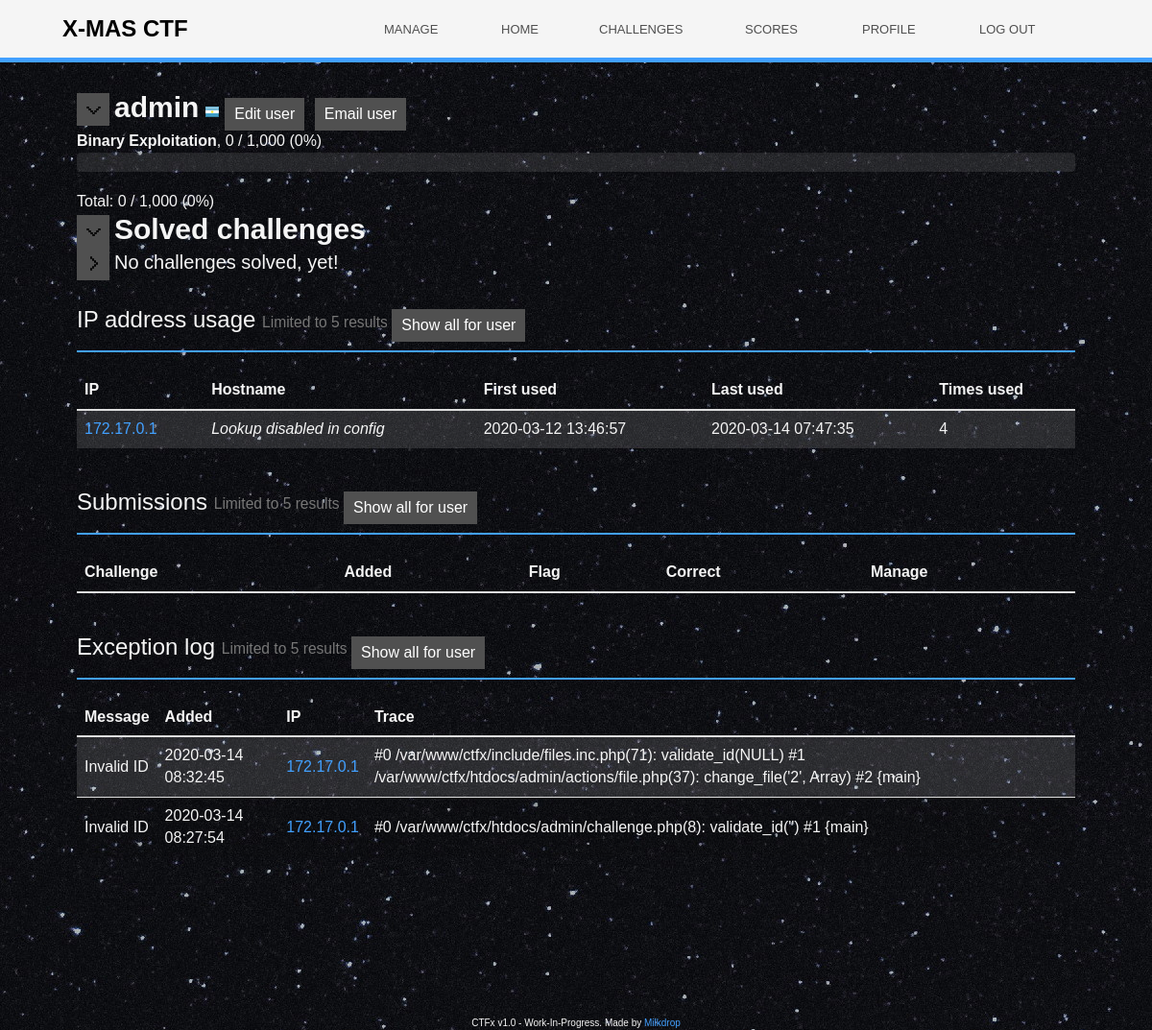
Screenshot of /admin/user.php?id=1 (signed in) with the database file from the repository.
### tables this page shows
CREATE TABLE ip_log (
  id int(10) unsigned NOT NULL AUTO_INCREMENT,
  user_id int(10) unsigned NOT NULL,
  added int(10) unsigned NOT NULL,
  last_used int(10) unsigned NOT NULL,
  ip int(10) unsigned NOT NULL,
  times_used int(10) unsigned NOT NULL DEFAULT '1',
  PRIMARY KEY (id),
  UNIQUE KEY user_ip (user_id,ip)
);

CREATE TABLE exceptions (
  id int(10) unsigned NOT NULL AUTO_INCREMENT,
  added int(10) unsigned NOT NULL,
  added_by int(10) unsigned NOT NULL,
  message varchar(255) NOT NULL,
  `code` varchar(10) NOT NULL,
  trace text NOT NULL,
  `file` varchar(255) NOT NULL,
  line int(10) unsigned NOT NULL,
  user_ip int(10) unsigned NOT NULL,
  user_agent text NOT NULL,
  unread BOOLEAN NOT NULL DEFAULT TRUE,
PRIMARY KEY (id)
);

### include/db.inc.php (called while the page is built, shortened)
<?php
$db = null;
function get_global_db_pdo() {
    global $db;
    if ($db === null) {
        try {
            $db = new PDO(
                Config::get('MELLIVORA_CONFIG_DB_ENGINE').':' .
                'host='.Config::get('MELLIVORA_CONFIG_DB_HOST').';' .
                'port='.Config::get('MELLIVORA_CONFIG_DB_PORT').';' .
                'dbname='.Config::get('MELLIVORA_CONFIG_DB_NAME').';' .
                'charset=utf8', Config::get('MELLIVORA_CONFIG_DB_USER'),
                Config::get('MELLIVORA_CONFIG_DB_PASSWORD')
            );
            $db->setAttribute(PDO::ATTR_ERRMODE, PDO::ERRMODE_EXCEPTION);
            $db->setAttribute(PDO::ATTR_EMULATE_PREPARES, false);
        } catch (Exception $e) {
            message_inline_red('Caught exception connecting to database');
            throw $e;
        }
    }
    return $db;
}
function db_query_fetch_all ($query, array $values = null) {
    return db_query($query, $values, true);
}
function db_query ($query, array $values = null, $all = true) {
    $db = get_global_db_pdo();
    try {
        if (!empty($values)) {
            $stmt = $db->prepare($query);
            $stmt->execute($values);
        }
        else {
            $stmt = $db->query($query);
        }
        if ($all === true) {
            return $stmt->fetchAll(PDO::FETCH_ASSOC);
        }
        else if ($all === false) {
            return $stmt->fetch(PDO::FETCH_ASSOC);
        }
    } catch (PDOException $e) {
        sql_exception($e);
    }
}

### htdocs/admin/user.php (called while the page is built, shortened)
<?php
print_solved_graph($_GET['id']);
print_solved_challenges($_GET['id']);
print_user_ip_log($_GET['id'], 5);
print_user_submissions($_GET['id'], 5);
print_user_exception_log($_GET['id'], 5);

### include/language/language.inc.php (called while the page is built, shortened)
<?php
$lang = array();

### include/language/translations/en.php (called while the page is built, shortened)
<?php
$lang['sorry'] = 'Sorry';
$lang['after_release'] = 'after release';
$lang['position'] = 'Position';
$lang['team'] = 'Team';
$lang['points'] = 'Points';
$lang['points_short'] = 'pts';
$lang['country'] = 'Country';
$lang['solved'] = 'Solved';
$lang['home'] = 'Home';
$lang['profile'] = 'Profile';
$lang['scores'] = 'Scores';
$lang['log_in'] = 'Log in';
$lang['log_out'] = 'Log out';
$lang['close'] = 'Close';
$lang['error'] = 'Error';
$lang['profile_settings'] = 'Profile settings';
$lang['view_public_profile'] = 'View public profile';
$lang['hint'] = 'Hint';
$lang['hints'] = 'Hints';
$lang['no_hints_available'] = 'No hints have been made available yet.';
$lang['challenge'] = 'Challenge';
$lang['added'] = 'Added';
$lang['challenges'] = 'Challenges';
$lang['category'] = 'Category';
$lang['ctf_empty'] = 'Your CTF is looking a bit empty! Start by adding a category using the management console.';
$lang['available_in'] = 'Available in';
$lang['cat_unavailable'] = 'Category unavailable';
$lang['two_factor_auth'] = 'Two-factor authentication';
$lang['two_factor_auth_required'] = 'Two-factor authentication required';
$lang['enable_two_factor_auth'] = 'Enable two-factor authentication';
$lang['disable_two_factor_auth'] = 'Disable two-factor authentication';
$lang['generate_codes'] = 'Generate codes';
$lang['using_totp'] = 'using TOTP';
$lang['scan_with_totp_app'] = 'Scan with your TOTP app';
$lang['authenticate'] = 'Authenticate';
$lang['save_changes'] = 'Save changes';
$lang['reset_password'] = 'Reset password';
$lang['choose_password'] = 'Choose password';
$lang['password'] = 'Password';
$lang['email_password_on_signup'] = 'A confirmation email containing a random password will be sent to the chosen address.';
$lang['register'] = 'Register';
$lang['register_your_team'] = 'Register your team';
$lang['account_signup_information'] = 'Your team shares one account. {password_information}';
$lang['team_name'] = 'Team name';
$lang['select_team_type'] = 'Please select team type';
$lang['registration_closed'] = 'Registration is currently closed, but you can still <a href="interest">register your interest for upcoming events</a>.';
$lang['please_fill_details_correctly'] = 'Please fill in all the details correctly.';
$lang['invalid_team_type'] = 'That does not look like a valid team type.';
$lang['team_name_too_long_or_short'] = 'Your team name was too long or too short.';
$lang['email_not_whitelisted'] = 'Email not on whitelist. Please choose a whitelisted email or contact organizers.';
$lang['user_already_exists'] = 'An account with this team name or email already exists.';
$lang['signup_successful'] = 'Signup successful';
$lang['signup_successful_text'] = 'Thank you for registering! Your chosen email is: {email}. Make sure to check your spam folder as emails from us may be placed into it. Please stay tuned for updates!';
$lang['your_password_is'] = 'Your password is';
$lang['your_password_was_set'] = 'Your password was chosen by you on signup.';
$lang['signup_email_subject'] = '{site_name} account details';
$lang['signup_email_success'] =
    '{team_name}, your registration at {site_name} was successful.' .
    "\r\n" .
    "\r\n" .
    '{signup_email_availability}' .
    "\r\n" .
    "\r\n" .
    '{signup_email_password}' .
    "\r\n" .
    "\r\n" .
    'Please stay tuned for updates!' .
    "\r\n" .
    "\r\n" .
    'Regards,' .
    "\r\n" .
    '{site_name}'
;
$lang['signup_email_account_availability_message_login_now'] = 'You can now log in using your email and chosen password.';
$lang['signup_email_account_availability_message_login_later'] = 'Once the competition starts, please use this email address to log in.';

### include/Config.php (called while the page is built, shortened)
<?php
abstract class Config {
    static private $config = array();
    public static function get($key) {
        return self::$config[$key];
    }
    public static function set($key, $value) {
        return self::$config[$key] = $value;
    }
    private static function allow_env_override($key) {
        if (!defined('RESTRICT_ENV_CONFIG_OVERRIDE')) {
            return true;
        }
        return in_array($key, RESTRICT_ENV_CONFIG_OVERRIDE) || in_array('*', RESTRICT_ENV_CONFIG_OVERRIDE);
    }
}

### include/layout/user.inc.php (the view, shortened to what this page needs)
<?php
function print_solved_graph($user_id) {
    $challenges = db_query_fetch_all('
        SELECT
           ca.title,
           (SELECT SUM(ch.points) FROM challenges AS ch JOIN submissions AS s ON s.challenge = ch.id AND s.user_id = :user_id AND s.correct = 1 WHERE ch.category = ca.id GROUP BY ch.category) AS points,
           (SELECT SUM(ch.points) FROM challenges AS ch WHERE ch.category = ca.id GROUP BY ch.category) AS category_total
        FROM categories AS ca
        WHERE
          ca.exposed = 1
        ORDER BY ca.title ASC',
        array(
            'user_id'=>$user_id
        )
    );
    $user_total = 0;
    $ctf_total = 0;
    foreach($challenges as $challenge) {
        echo '<strong>',htmlspecialchars($challenge['title']), '</strong>, ', number_format($challenge['points']) ,' / ', number_format($challenge['category_total']), ' (', round(($challenge['points']/max(1, $challenge['category_total']))*100), '%)';
        $user_total += $challenge['points'];
        $ctf_total += $challenge['category_total'];
    }
    echo lang_get('total_solves'), ' ', number_format($user_total), ' / ', number_format($ctf_total), ' (', round(($user_total/$ctf_total)*100, 1), '%)';
}
function print_solved_challenges($user_id) {
    $submissions = db_query_fetch_all('
        SELECT
           s.added,
           ((SELECT COUNT(*) FROM submissions AS ss WHERE ss.correct = 1 AND ss.added < s.added AND ss.challenge=s.challenge)+1) AS pos,
           ch.id AS challenge_id,
           ch.available_from,
           ch.title,
           ch.points,
           ca.title AS category_title
        FROM submissions AS s
        LEFT JOIN challenges AS ch ON ch.id = s.challenge
        LEFT JOIN categories AS ca ON ca.id = ch.category
        WHERE
           s.correct = 1 AND
           s.user_id = :user_id AND
           ch.exposed = 1 AND
           ca.exposed = 1
        ORDER BY s.added DESC',
        array(
            'user_id'=>$user_id
        )
    );
    if (count($submissions)) {
        echo '
      <table class="table table-striped table-hover">
        <thead>
          <tr>
            <th>', lang_get('challenge'), '</th>
            <th>', lang_get('solved'), '</th>
            <th>', lang_get('points'), '</th>
          </tr>
        </thead>
        <tbody>
       ';
        foreach ($submissions as $submission) {
            echo '
              <tr>
                <td>
                    <a href="',Config::get('MELLIVORA_CONFIG_SITE_URL'),'challenge?id=', htmlspecialchars($submission['challenge_id']), '">
                    ', htmlspecialchars($submission['title']), '
                    </a> (', htmlspecialchars($submission['category_title']), ')
                </td>
                <td>
                    ', get_position_medal($submission['pos'], true), '
                    ', time_elapsed($submission['added'], $submission['available_from']), ' ', lang_get('after_release'), ' (', date_time($submission['added']), ')
                </td>
                <td>', number_format($submission['points']), '</td>
              </tr>
              ';
        }
        echo '
        </tbody>
      </table>
          ';
    }
    else {
        message_inline_blue(lang_get('no_challenges_solved'));
    }
}
function print_user_submissions($user_id, $limit = false) {
    echo '
    <table id="files" class="table table-striped table-hover">
      <thead>
        <tr>
          <th>Challenge</th>
          <th>Added</th>
          <th>Flag</th>
          <th>Correct</th>
          <th>Manage</th>
        </tr>
      </thead>
      <tbody>
    ';
    echo '
      </tbody>
    </table>
     ';
}
function print_user_exception_log($user_id, $limit = false) {
    $exceptions = db_query_fetch_all('
        SELECT
           e.id,
           e.message,
           e.added,
           e.added_by,
           e.trace,
           INET_NTOA(e.user_ip) AS user_ip,
           u.team_name
        FROM exceptions AS e
        LEFT JOIN users AS u ON u.id = e.added_by
        WHERE e.added_by = :user_id
        ORDER BY e.id DESC
        '.($limit ? 'LIMIT '.$limit : ''),
        array(
            'user_id'=>$user_id
        )
    );
    if (count($exceptions)) {
        echo '
    <table id="hints" class="table table-striped table-hover">
      <thead>
        <tr>
          <th>Message</th>
          <th>Added</th>
          <th>IP</th>
          <th>Trace</th>
        </tr>
      </thead>
      <tbody>
    ';
        foreach ($exceptions as $exception) {
            echo '
    <tr>
        <td>', htmlspecialchars($exception['message']), '</td>
        <td>', date_time($exception['added']), '</td>
        <td><a href="/admin/ip_log.php?ip=', htmlspecialchars($exception['user_ip']), '">', htmlspecialchars($exception['user_ip']), '</a></td>
        <td>', htmlspecialchars($exception['trace']), '</td>
    </tr>
    ';
        }
        echo '
      </tbody>
    </table>
     ';
    }
    else {
        message_inline_blue(lang_get('no_exceptions'));
    }
}
function print_user_ip_log($user_id, $limit = 0) {
    echo '
        <table id="files" class="table table-striped table-hover">
          <thead>
            <tr>
              <th>IP</th>
              <th>Hostname</th>
              <th>First used</th>
              <th>Last used</th>
              <th>Times used</th>
            </tr>
          </thead>
          <tbody>
        ';
    $entries = db_query_fetch_all('
        SELECT
            INET_NTOA(ip) AS ip,
            added,
            last_used,
            times_used
        FROM ip_log
        WHERE user_id = :user_id
        ORDER BY last_used DESC
        '.($limit ? 'LIMIT '.$limit : ''),
        array(
            'user_id'=>$user_id
        )
    );
    foreach($entries as $entry) {
        echo '
        <tr>
            <td><a href="/admin/ip_log.php?ip=',htmlspecialchars($entry['ip']),'">',htmlspecialchars($entry['ip']),'</a></td>
            <td>',(Config::get('MELLIVORA_CONFIG_GET_IP_HOST_BY_ADDRESS') ? htmlspecialchars(gethostbyaddr($entry['ip'])) : '<i>Lookup disabled in config</i>'),'</td>
            <td>',date_time($entry['added']),'</td>
            <td>',date_time($entry['last_used']),'</td>
            <td>',number_format($entry['times_used']),'</td>
        </tr>
        ';
    }
    echo '
          </tbody>
        </table>
         ';
}

### htdocs/css/mellivora.css (style rules this page uses)
html { height: 100%; }
body { background-color: #000; background-image: url("/img/StarryBG.jpg"); color: #f5f5f5; min-height: 100%; position: relative; font-family: Sans-serif; font-size: 16px; }
.table-striped > tbody > tr:nth-of-type(2n), .table-striped > tbody > tr:nth-of-type(2n):hover { background-color: rgba(10, 10, 10, 0.125); }
.table-striped > tbody > tr:nth-of-type(2n+1) { background-color: rgba(255, 255, 255, 0.125); }
.table > tbody > tr > td { vertical-align: middle; }
a { color: #42a0ff; outline: none !important; transition: color 200ms ease-in-out; }

### rows the page displays
ip_log: ip "172.17.0.1", added "2020-03-12 13:46:57", last_used "2020-03-14 07:47:35", times_used "4"
exceptions: message "Invalid ID", added "2020-03-14 08:32:45", user_ip "172.17.0.1", trace "#0 /var/www/ctfx/include/files.inc.php(71): validate_id(NULL) #1 /var/www/ctfx/htdocs/admin/actions/file.php(37): change_file('2', Array) #2 {main}"
exceptions: message "Invalid ID", added "2020-03-14 08:27:54", user_ip "172.17.0.1", trace "#0 /var/www/ctfx/htdocs/admin/challenge.php(8): validate_id('') #1 {main}"

### other values shown
Config::get('MELLIVORA_CONFIG_SITE_NAME') "X-MAS CTF"
lang_get('manage') "MANAGE"
lang_get('home') "HOME"
lang_get('challenges') "CHALLENGES"
lang_get('scores') "SCORES"
lang_get('profile') "PROFILE"
lang_get('log_out') "LOG OUT"
$title "admin Solved challenges"
$text "Edit user Email user Show all for user Show all for user Show all for user"
$challenge['title'] "Binary Exploitation"
$challenge['points'] "0"
$challenge['category_total'] "1,000"
lang_get('total_solves') "Total:"
$user_total "0"
$ctf_total "1,000"
